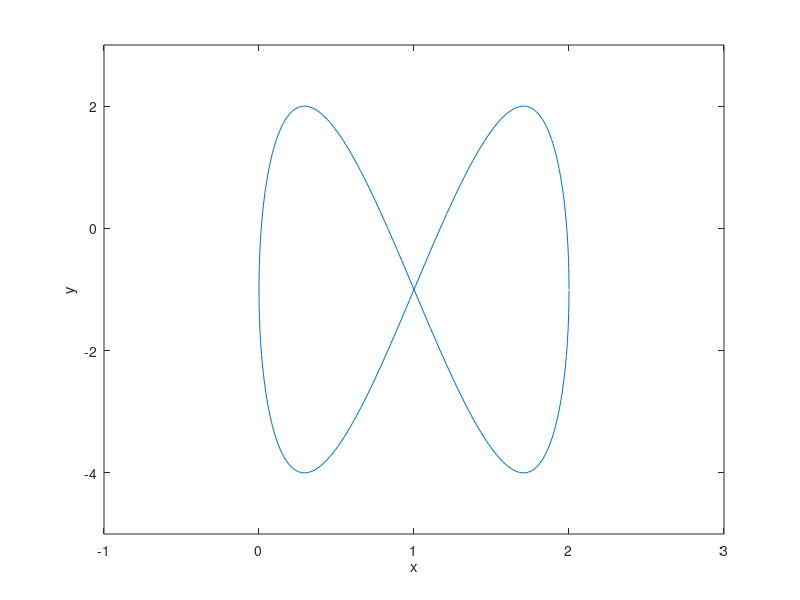

MATLAB code to generate this figure:
function [] = Problem5()
%Problem5

t = 0 : 0.01 : pi;
x = 1 + cos(2*t);
y = -1 + 3*sin(4*t);
plot(x,y)
xlabel('x');ylabel('y');
axis([-1 3 -5 3])
end
